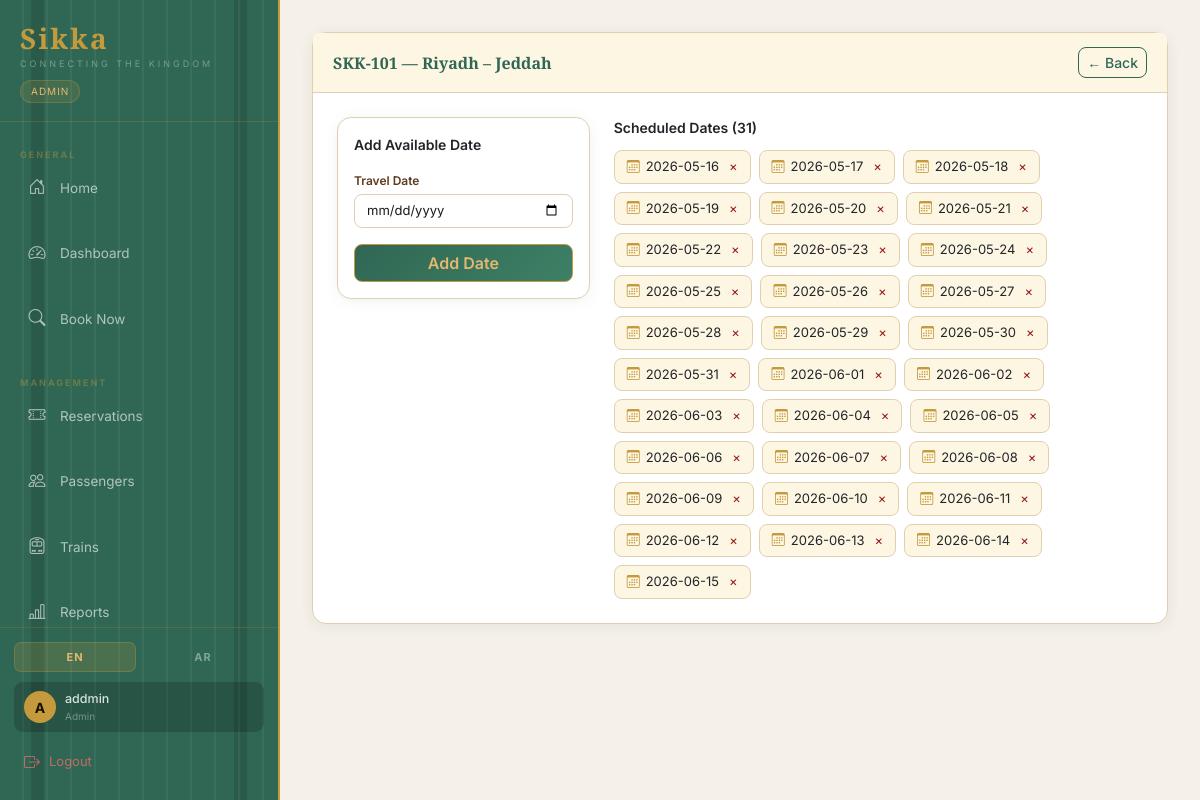
The app's page /trains/schedules/1 (signed in) with its own data.
### tables this page shows
CREATE TABLE trains(
            id INTEGER PRIMARY KEY AUTOINCREMENT,
            name TEXT NOT NULL,
            route TEXT NOT NULL,
            departure TEXT NOT NULL,
            arrival TEXT NOT NULL,
            capacity_economy INTEGER NOT NULL DEFAULT 60,
            capacity_business INTEGER NOT NULL DEFAULT 20,
            price_economy REAL NOT NULL,
            price_business REAL NOT NULL,
            status TEXT DEFAULT 'active');

CREATE TABLE schedules(
            id INTEGER PRIMARY KEY AUTOINCREMENT,
            train_id INTEGER NOT NULL,
            travel_date TEXT NOT NULL,
            UNIQUE(train_id, travel_date),
            FOREIGN KEY(train_id) REFERENCES trains(id));

### main.py (the view, shortened to what this page needs)
@app.route("/trains/schedules/<int:tid>", methods=["GET", "POST"])
@admin_required
def manage_schedules(tid):
    t = get_t(); conn = get_db()
    tr = conn.execute("SELECT * FROM trains WHERE id=?", (tid,)).fetchone()
    if not tr: conn.close(); return redirect(url_for("trains"))
    scheds = conn.execute("SELECT travel_date FROM schedules WHERE train_id=? ORDER BY travel_date", (tid,)).fetchall()
    conn.close()
    return render_template("manage_schedules.html", t=t, dir=get_dir(),
                           train=tr, schedules=scheds, today=date.today().isoformat())

### main.py (called while the page is built)
def get_db():
    conn = sqlite3.connect(DB)
    conn.row_factory = sqlite3.Row
    return conn

def admin_required(fn):
    @wraps(fn)
    def w(*a, **k):
        if "user_id" not in session:
            flash("Please sign in to continue.", "warning")
            return redirect(url_for("login"))
        role = session.get("user_role") or session.get("role", "")
        if role != "admin":
            flash("Admin access required.", "danger")
            return redirect(url_for("home"))
        return fn(*a, **k)
    return w

def get_t():  return TR.get(session.get("lang", "en"), TR["en"])

def get_dir(): return "rtl" if session.get("lang", "en") == "ar" else "ltr"

### templates/manage_schedules.html (shortened to what this page needs)
{% extends "base.html" %}
{% block content %}
<div class="card">
  <div class="card-header">
    <div class="card-header-title">{{ train.name }} — {{ train.route }}</div>
    <a href="{{ url_for('trains') }}" class="btn btn-outline-heritage btn-sm">← Back</a>
  </div>
  <div class="card-body p-4">
    <div class="row g-4">
      <div class="col-md-4">
        <div class="card" style="border:1px solid var(--border);">
          <div class="card-body">
            <div style="font-weight:600;color:var(--green);margin-bottom:12px;font-size:14px;">Add Available Date</div>
            <form method="POST">
              <div class="mb-3">
                <label class="form-label">Travel Date</label>
                <input type="date" name="sdate" class="form-control" min="{{ today }}" required>
              </div>
              <button type="submit" class="btn btn-heritage w-100">Add Date</button>
            </form>
          </div>
        </div>
      </div>
      <div class="col-md-8">
        <div style="font-weight:600;color:var(--green);margin-bottom:12px;font-size:14px;">
          Scheduled Dates ({{ schedules|length }})
        </div>
        {% if schedules %}
        <div style="display:flex;flex-wrap:wrap;gap:8px;">
          {% for s in schedules %}
          <div style="display:flex;align-items:center;gap:6px;background:var(--cream);border:1px solid var(--border);border-radius:8px;padding:6px 12px;font-size:13px;">
            <i class="bi bi-calendar3" style="color:var(--gold);font-size:13px;"></i>
            <span>{{ s.travel_date }}</span>
            <form method="POST" style="margin:0;" onsubmit="return confirm('Remove {{ s.travel_date }}?')">
              <button type="submit" style="background:none;border:none;cursor:pointer;color:#991B1B;font-size:13px;padding:0 0 0 4px;">×</button>
            </form>
          </div>
          {% endfor %}
        </div>
        {% else %}
        <p style="color:var(--muted);font-size:13px;">No dates scheduled yet. Add dates above.</p>
        {% endif %}
      </div>
    </div>
  </div>
</div>
{% endblock %}

### static/style.css (style rules this page uses)
:root { --rail: #306754; --rail2: #3d8066; --rail3: #1f4d3e; --gold: #c49a3c; --gold2: #e2b96f; --cream: #fdf6e3; --dark: #1a0f00; --brown: #5c3a1e; --text: #1a1a1a; --muted: #6b7c8f; --white: #ffffff; --border: #e0d0b0; --bg: #f5f0e8; --sb-w: 280px; --gap: 20px; }
*, *::before, *::after { box-sizing: border-box; margin: 0; padding: 0; }
body { font-family: 'Inter', sans-serif; background: var(--bg); color: var(--text); }
.card { background: var(--white); border-radius: 14px; box-shadow: 0 2px 14px rgba(48,103,84,.08); border: 1px solid var(--border); }
.card-header { padding: 14px 20px; border-bottom: 1px solid var(--border); border-radius: 14px 14px 0 0; display: flex; justify-content: space-between; align-items: center; background: var(--cream); }
.card-header-title { font-family: 'Playfair Display', serif; font-size: 16px; color: var(--rail); font-weight: 600; }
.btn-heritage { background: linear-gradient(135deg,var(--rail),var(--rail2)); color: var(--gold2); border: 1px solid var(--gold); font-weight: 600; border-radius: 8px; transition: all .2s; }
.btn-outline-heritage { border: 1px solid var(--rail); color: var(--rail); background: transparent; border-radius: 8px; font-weight: 500; }
.form-control, .form-select { border-color: var(--border); border-radius: 8px; font-size: 13px; color: var(--text); }
.form-label { font-size: 12px; font-weight: 600; color: var(--brown); margin-bottom: 4px; }

### records on screen
trains: name "SKK-101", route "Riyadh – Jeddah"
schedules: travel_date "2026-05-16"
schedules: travel_date "2026-05-17"
schedules: travel_date "2026-05-18"
schedules: travel_date "2026-05-19"
schedules: travel_date "2026-05-20"
schedules: travel_date "2026-05-21"
schedules: travel_date "2026-05-22"
schedules: travel_date "2026-05-23"
schedules: travel_date "2026-05-24"
schedules: travel_date "2026-05-25"
schedules: travel_date "2026-05-26"
schedules: travel_date "2026-05-27"
schedules: travel_date "2026-05-28"
schedules: travel_date "2026-05-29"
schedules: travel_date "2026-05-30"
schedules: travel_date "2026-05-31"
schedules: travel_date "2026-06-01"
schedules: travel_date "2026-06-02"
schedules: travel_date "2026-06-03"
schedules: travel_date "2026-06-04"
schedules: travel_date "2026-06-05"
schedules: travel_date "2026-06-06"
schedules: travel_date "2026-06-07"
schedules: travel_date "2026-06-08"
schedules: travel_date "2026-06-09"
schedules: travel_date "2026-06-10"
schedules: travel_date "2026-06-11"
schedules: travel_date "2026-06-12"
schedules: travel_date "2026-06-13"
schedules: travel_date "2026-06-14"

### other values on screen
{{ t.app_name }} "Sikka"
{{ t.tagline }} "CONNECTING THE KINGDOM"
{{ role }} "ADMIN"
{{ "عام" if lang=='ar' else "General" }} "GENERAL"
{{ t.home }} "Home"
{{ t.dashboard }} "Dashboard"
{{ t.book_now }} "Book Now"
{{ "الإدارة" if lang=='ar' else "Management" }} "MANAGEMENT"
{{ t.my_reservations if role=='customer' else t.reservations }} "Reservations"
{{ t.passengers }} "Passengers"
{{ t.trains }} "Trains"
{{ t.reports }} "Reports"
{{ session.username[0]|upper }} "A"
{{ session.username }} "addmin"
{{ role }} "Admin"
